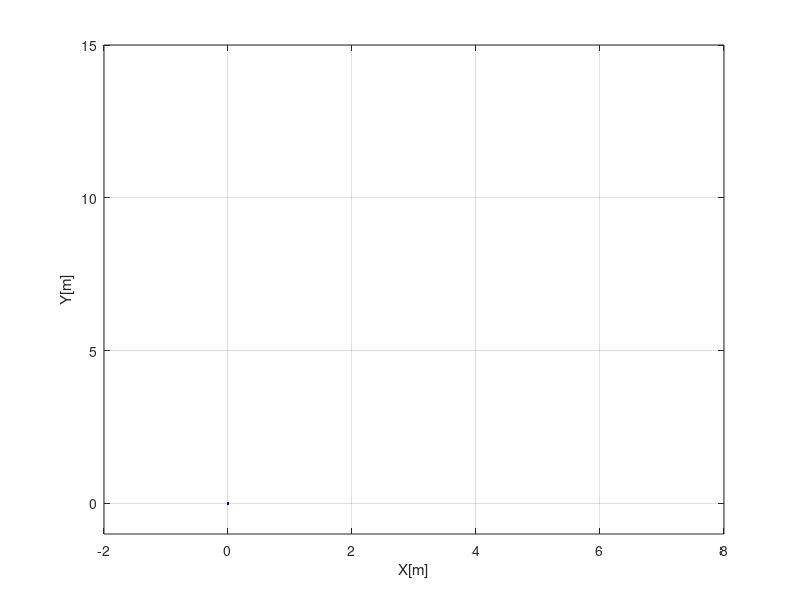

Write MATLAB code to recreate this figure. (Note: this script raises an error after producing the figure.)
clc; clear all; close all;
% tracer spec
tr_L = 0.685;  % length
tr_W = 0.57;    % width
tr_H = 0.155;   % height
tr_m = 30;  % mass
tr_whD = 0.275; % wheel distance
tr_whr = 0.0255;  % wheel radius

% robot mathematical initial state
robot.state = [0;1;pi/4];  % xr, yr, yawr
robot.ctr = [0;0];  % vr, wr
robot.ctr_ref = [0;0];

% discrete state space model
dT = 0.1;
vr = 0.8;   % m/s
Ad = [1 0 -vr*sin(robot.state(3))*dT; 0 1 vr*cos(robot.state(3))*dT; 0 0 1];
Bd = [cos(robot.state(3))*dT 0; sin(robot.state(3))*dT 0; 0 dT];
Cd = eye(3);

% % augmented model, state x = [ delta_xd(k); yd(k) ]
% [m1, n1] = size(Cd);
% [m2, n2] = size(Bd);
% Ae = eye(m2+m1, m2+m1);
% Ae(1:m2, 1:m2) = Ad;
% Ae(m2+1:m2+m1,1:m2) = Cd*Ad;
% Be = zeros(m2+m1,n2);
% Be(1:m2,:) = Bd;
% Be(m2+1:m2+m1,:) = Cd*Bd;
% Ce = zeros(m1, m2+m1);
% Ce(:, m2+1:m2+m1) = eye(m1);

% augmented model, state x = [ x(k+1); u(k) ], u length->n2, x length->n3
[m1, n1] = size(Ad);
[m2, n2] = size(Bd);
[m3, n3] = size(Cd);
% Ae = eye(n1+n2, n1+n2);
% Ae(1:m1, 1:n1) = Ad;
% Ae(1:m2, n1+1:n2+n1) = Bd;
% Be = zeros(n1+n2, n2);
% Be(1:m2, :) = Bd;
% Be(m2+1:end, :) = eye(n1+n2-m2);
% Ce = zeros(m3, n1+n2);
% Ce(:, 1:n3) = Cd;

% mpc model
Nc = 3;  % control horizon, should be equal or smaller than prediction horizon
Np = 3;  % prediction horizon
% h = Ce;    % initialize
% F = Ce * Ae;   % initialize

% for i = 2:Np
%     h(m3*(i-1)+1:m3*i,:) = h(m3*(i-2)+1:m3*(i-1),:) * Ae;   % C; CA; CA^2, ... -> preprocess for making \PHI
%     F(m3*(i-1)+1:m3*i,:) = F(m3*(i-2)+1:m3*(i-1),:) * Ae; % CA; CA^2; CA^3, ...
% end

% v = h*Be;   % another preprocess for making \PHI
% Phi = zeros(m3*Np, n2*Nc);
% Phi(:,1:n2) = v;
% for i = 2:Nc
%    Phi(:,n2*(i-1)+1:n2*i) = [zeros(m3*(i-1),n2); v(1:(Nc-i+1)*m3,:)];    % final \PHI 
% end
% quadratic programming
% weighting matrix gain calculation
R_vec = ones(m3*Nc,1);
Q_vec = 0.5*ones(n2*Np,1);
R = diag(R_vec,0);
Q = diag(Q_vec,0);

% augmented states : x(k+1); u(k)
% augStates = [robot.state; robot.ctr];

% reference point, k~k+Np
% W = zeros(m3*Np,1);
% 
% H = Phi'*R*Phi + Q; %hessian
% f = F*augStates;
% g_T = 2*(f-W)'*R*Phi;

% constraints calculation
% IB = lowTriDiag(1, n2*Nc);
% IL = IB;
% b = constraintb(robot.ctr, dT, Nc, n2);
% constraintA = [IB; -IB; IL; IL];

% quadratic programming
% deltaU = quadprog(H, g_T, constraintA, b, [],[],[],[],zeros(Nc*n2,1), optimoptions('quadprog','Algorithm','active-set'));

% reference 1
N_sim = 100;
% xr = sin(2*[0:pi/N_sim:pi]);  % length 101
% yr = 5*sin([pi/2:pi/N_sim:3*pi/2]);   % length 101
% yawr = zeros(1,N_sim);  % length 100
% for i=1:N_sim
%     yawr(i) = atan2(dT*(yr(i+1)-yr(i)), dT*(xr(i+1)-xr(i)));
% end

% reference 2
slope = pi/4;   % 1
xr = [0:vr*cos(slope)*dT:vr*cos(slope)*dT*N_sim];  % length 101
yr = [0:vr*sin(slope)*dT:vr*sin(slope)*dT*N_sim];   % length 101
yawr = zeros(1,N_sim);  % length 100
vr = zeros(1,N_sim);
wr = zeros(1,N_sim);
for i=1:N_sim
   dxr = (xr(i+1) - xr(i))/dT;
   dyr = (yr(i+1) - yr(i))/dT;
   
   if i == 1
    ddxr = ((xr(i+1) - xr(i))/dT - xr(i)/dT) / dT;
    ddyr = ((yr(i+1) - yr(i))/dT - yr(i)/dT) / dT;
   else
    ddxr = ((xr(i+1) - xr(i))/dT - (xr(i) - xr(i-1))/dT) / dT;
    ddyr = ((yr(i+1) - yr(i))/dT - (yr(i) -yr(i-1))/dT) / dT;
   end
   
   vr(i) = sqrt(dxr^2 + dyr^2);
   yawr(i) = atan2(dyr, dxr);
   wr(i) = (dxr * ddyr - dyr*ddxr)/ vr(i);
end


% reference 3
% xr = [0:vr*dT:cos(slope)*dT*N_sim];  % length 101
% yr = zeros(1,N_sim);
% yawr = zeros(1,N_sim);  % length 100

% final form of example reference in journal "Predictive control~"
robot_ref = [xr(1:N_sim); yr(1:N_sim); yawr];
result_u = zeros(n2, N_sim);
result_states = zeros(m3, N_sim);

% initialize input robot reference
robot.ref = zeros(Np*m3,1); % [x1;y1;yaw1;x2;y2;yaw2;...]

figure();
plot(0,0,'.b'); hold on; grid on;
xlim([-2 8]); ylim([-1 15]);
xlabel('X[m]'); ylabel('Y[m]');

% simulation loop
for t = 1: N_sim-Np
    for k = 1:Np
        robot.ref((k-1)*m3+1:k*m3) = robot_ref(:,t+k);
    end
    robot.ctr_ref = [vr(t); wr(t)];
    
    [du, y] = mpc_diff(robot, dT, Nc, Np, Q, R, m1, n1, m2, n2, m3, n3);
    
    % save data
    result_u(:,t) = robot.ctr + du; 
    result_states(:,t) = y;
    
    % data update
    robot.ctr = result_u(:,t);
    robot.state = result_states(:,t);
    
    plot(robot.state(1),robot.state(2),'r.');
    plot(robot_ref(1,t+1),robot_ref(2,t+1),'bx');
    drawnow;
end
hold off;

% plot results
% figure();
% plot(xr, yr, 'r','LineWidth',2);
% hold on; grid on;
% plot(result_states(1,1:N_sim-Np), result_states(2,1:N_sim-Np));
% hold off;

figure();
plot([0:dT:dT*(N_sim-Np-1)],result_u(1,1:N_sim-Np),[0:dT:dT*(N_sim-Np-1)],result_u(2,1:N_sim-Np));
hold off;
% n = size(Bd,1);
% xm = robot.state;   % discrete time model state
% Xf = zeros(n1+n2,1);    % augmented state model
% N_sim=100;
% r=10*ones(N_sim,1);
% u = [0;0];
% y = [0;0;0];

% for loop calculation
% for t = 1:N_sim
%     DeltaU = inv(Phi_Phi + eye(Nc, Nc)) * (Phi_R * r(t)-Phi_F*Xf);
%     delta_u = DeltaU(1,1); % using the first time t+1 only
%     u = u + delta_u;
%     u1(t) = u;
%     y1(t) = y;
%     
%     % update
%     xm_old = xm;
%     xm = Ad*xm + Bd*u;
%     y = Cd * xm;
%     Xf = [xm-xm_old; y];    % delta x, y
% end

function [du, y] = mpc_diff(robot, dT, Nc, Np, Q, R, m1, n1, m2, n2, m3, n3)
% discrete state space model
vr = robot.ctr_ref(1);   % m/s
Ad = [1 0 -vr*sin(robot.ref(3))*dT; 0 1 vr*cos(robot.ref(3))*dT; 0 0 1];
Bd = [cos(robot.ref(3))*dT 0; sin(robot.ref(3))*dT 0; 0 dT];
% Ad = [1 0 -vr*sin(robot.state(3))*dT; 0 1 vr*cos(robot.state(3))*dT; 0 0 1];
% Bd = [cos(robot.state(3))*dT 0; sin(robot.state(3))*dT 0; 0 dT];
Cd = eye(3);

% augmented model, state x = [ x(k+1); u(k) ], u length->n2, x length->n3
Ae = eye(n1+n2, n1+n2);
Ae(1:m1, 1:n1) = Ad;
Ae(1:m2, n1+1:n2+n1) = Bd;
Be = zeros(n1+n2, n2);
Be(1:m2, :) = Bd;
Be(m2+1:end, :) = eye(n1+n2-m2);
Ce = zeros(m3, n1+n2);
Ce(:, 1:n3) = Cd;

% mpc model
h = Ce;    % initialize
F = Ce * Ae;   % initialize

for i = 2:Np
    h(m3*(i-1)+1:m3*i,:) = h(m3*(i-2)+1:m3*(i-1),:) * Ae;   % C; CA; CA^2, ... -> preprocess for making \PHI
    F(m3*(i-1)+1:m3*i,:) = F(m3*(i-2)+1:m3*(i-1),:) * Ae; % CA; CA^2; CA^3, ...
end

v = h*Be;   % another preprocess for making \PHI
Phi = zeros(m3*Np, n2*Nc);
Phi(:,1:n2) = v;
for i = 2:Nc
   Phi(:,n2*(i-1)+1:n2*i) = [zeros(m3*(i-1),n2); v(1:(Nc-i+1)*m3,:)];    % final \PHI 
end

% augmented states : x(k+1); u(k)
augStates = [-robot.state + robot.ref(1:3,1); -robot.ctr + robot.ctr_ref];
% augStates = [robot.state; robot.ctr];

H = Phi'*R*Phi + Q; %hessian
f = F*augStates;
g_T = 2*(f-robot.ref)'*R*Phi;

% constraints calculation
IB = lowTriDiag(1, n2*Nc);
IL = IB;
b = constraintb(robot.ctr, dT, Nc, n2);
constraintA = [IB; -IB; IL; IL];

% quadratic programming
deltaU = quadprog(H, g_T, constraintA, b, [],[],[],[],zeros(Nc*n2,1), optimoptions('quadprog','Algorithm','active-set'));

% final calculation
du = deltaU(1:n2,1);    % using only first element
augStates = Ae*augStates + Be*du;
Y = Phi*deltaU + F*augStates;
y = Y(1:m3,1);
end

% function [du, y] = mpc_diff(robot, dT, Nc, Np, Q, R, m1, n1, m2, n2, m3, n3)
% % discrete state space model
% vr = 0.8;   % m/s
% % Ad = [1 0 -vr*sin(robot.ref(3))*dT; 0 1 vr*cos(robot.ref(3))*dT; 0 0 1];
% % Bd = [cos(robot.ref(3))*dT 0; sin(robot.ref(3))*dT 0; 0 dT];
% Ad = [1 0 -vr*sin(robot.state(3))*dT; 0 1 vr*cos(robot.state(3))*dT; 0 0 1];
% Bd = [cos(robot.state(3))*dT 0; sin(robot.state(3))*dT 0; 0 dT];
% Cd = eye(3);
% 
% % augmented model, state x = [ x(k+1); u(k) ], u length->n2, x length->n3
% Ae = eye(n1+n2, n1+n2);
% Ae(1:m1, 1:n1) = Ad;
% Ae(1:m2, n1+1:n2+n1) = Bd;
% Be = zeros(n1+n2, n2);
% Be(1:m2, :) = Bd;
% Be(m2+1:end, :) = eye(n1+n2-m2);
% Ce = zeros(m3, n1+n2);
% Ce(:, 1:n3) = Cd;
% 
% % mpc model
% h = Ce;    % initialize
% F = Ce * Ae;   % initialize
% 
% for i = 2:Np
%     h(m3*(i-1)+1:m3*i,:) = h(m3*(i-2)+1:m3*(i-1),:) * Ae;   % C; CA; CA^2, ... -> preprocess for making \PHI
%     F(m3*(i-1)+1:m3*i,:) = F(m3*(i-2)+1:m3*(i-1),:) * Ae; % CA; CA^2; CA^3, ...
% end
% 
% v = h*Be;   % another preprocess for making \PHI
% Phi = zeros(m3*Np, n2*Nc);
% Phi(:,1:n2) = v;
% for i = 2:Nc
%    Phi(:,n2*(i-1)+1:n2*i) = [zeros(m3*(i-1),n2); v(1:(Nc-i+1)*m3,:)];    % final \PHI 
% end
% 
% % augmented states : x(k+1); u(k)
% % augStates = [robot.state - robot.ref; robot.ctr - robot.ctr_ref];
% augStates = [robot.state; robot.ctr];
% 
% H = Phi'*R*Phi + Q; %hessian
% f = F*augStates;
% g_T = 2*(f-robot.ref)'*R*Phi;
% 
% % constraints calculation
% IB = lowTriDiag(1, n2*Nc);
% IL = IB;
% b = constraintb(robot.ctr, dT, Nc, n2);
% constraintA = [IB; -IB; IL; IL];
% 
% % quadratic programming
% deltaU = quadprog(H, g_T, constraintA, b, [],[],[],[],zeros(Nc*n2,1), optimoptions('quadprog','Algorithm','active-set'));
% 
% % final calculation
% du = deltaU(1:n2,1);    % using only first element
% augStates = Ae*augStates + Be*du;
% Y = Phi*deltaU + F*augStates;
% y = Y(1:m3,1);
% end

function lowTri = lowTriDiag(val, sizeM)
% numbers of val to be put in
% sigma sizeM
n = sizeM * (sizeM+1) / 2;
lowTri = zeros(sizeM);

x = 1; y = 1;
for i = 1:n
    lowTri(x,y) = val;
    x = x+1;
    if x > sizeM
        y = y+1;
        x = y;
    end
end
end

function b = constraintb(u, dT, Nc, u_size)
dumax = 4*pi*dT;
dumin = -4*pi*dT;
umax = pi;
umin = -pi;
% ymax = [1;
%         1];
% ymin = [-1;
%         -1];

b1 = zeros(Nc*u_size,1); b2 = zeros(Nc*u_size,1);
b3 = zeros(Nc*u_size,1); b4 = zeros(Nc*u_size,1);
% b5 = zeros(Nu,1); b6 = zeros(Nu,1);

for i = 1:Nc
    b1((i-1)*u_size+1:i*u_size) = dumax;
    b2((i-1)*u_size+1:i*u_size) = -dumin;
    b3((i-1)*u_size+1:i*u_size) = umax - u;
    b4((i-1)*u_size+1:i*u_size) = -(umin - u);
%     b5(u_size*i-1:u_size*i,1) = ymax - f(u_size*i-1:u_size*i,1);
%     b6(u_size*i-1:u_size*i,1) = -(ymin - f(u_size*i-1:u_size*i,1));
end

% b = [b1;b2;b3;b4;b5;b6];
b = [b1;b2;b3;b4];
end